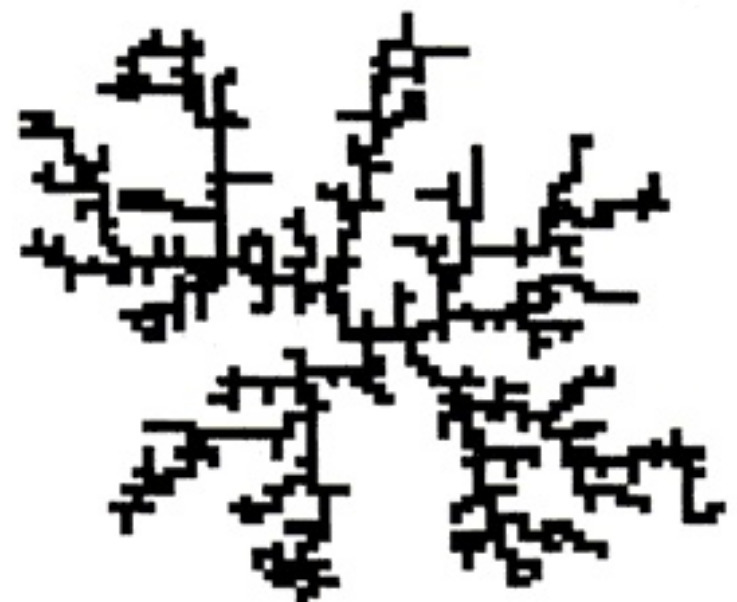
#> input picture Fractales/f3.jpeg, 737 x 602 px
$ python dimension.py
#> lines starting #> are read from the running program, lines starting #| are printed output that depends on the picture; after the words box and inside, x2 and y2 are one past the last pixel; in counts of white or black regions, pixels touching at a corner belong together
import numpy as np
import matplotlib.pyplot as plt
from PIL import Image
import cv2
import os

# --- 1. Pedir la imagen al usuario ---
imagen_path = input("Escribe la ruta o nombre del archivo de imagen: ").strip()
#> the answer given: f3.jpeg

# Verifica si existe el archivo
if not os.path.exists(imagen_path):
    print(f"\n No se encontró la imagen en: {imagen_path}")
    print("Verifica el nombre o la ruta completa (por ejemplo /home/usuario/imagen.png)\n")
    exit()

# --- 2. Cargar y convertir a escala de grises ---
img = Image.open(imagen_path).convert('L')
print("Imagen cargada correctamente.")

# --- 3. Convertir a blanco y negro ---
# Puedes ajustar el umbral (100 → más claro, 120 → más oscuro)
_, binary = cv2.threshold(np.array(img), 100, 255, cv2.THRESH_BINARY_INV)
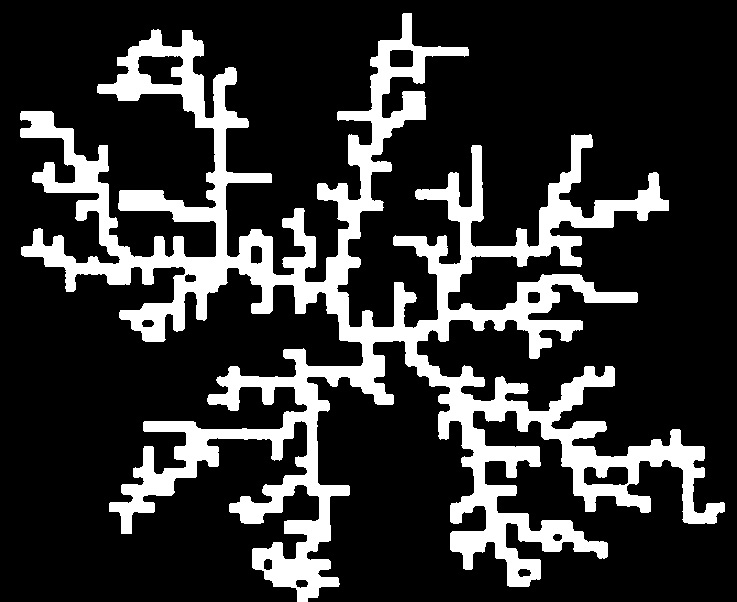
#> binary: shape (602, 737); 20.1% white; 1 white region, box (x1, y1, x2, y2) and area: (20, 13, 725, 602) 88959

plt.imshow(binary, cmap='gray')
plt.title("Imagen binarizada (fractal)")
plt.axis('off')
plt.show()

# --- 4. Función para contar cuadros ocupados ---
def boxcount(Z, k):
    S = np.add.reduceat(
        np.add.reduceat(Z, np.arange(0, Z.shape[0], k), axis=0),
                       np.arange(0, Z.shape[1], k), axis=1)
    return len(np.where((S > 0) & (S < k*k*255))[0])

# --- 5. Calcular N(ε) para distintos tamaños de caja ---
Z = binary
sizes = 2**np.arange(1, int(np.log2(min(Z.shape))), 1)
#> sizes = [2, 4, 8, 16, 32, 64, 128, 256]
counts = []

for size in sizes:
    counts.append(boxcount(Z, size))
#> this loop made 8 passes
#> pass 1, in boxcount, `S = np.add.reduceat( np.add.reduceat(Z, np.arange(0, Z.shape[0], k), a..`:
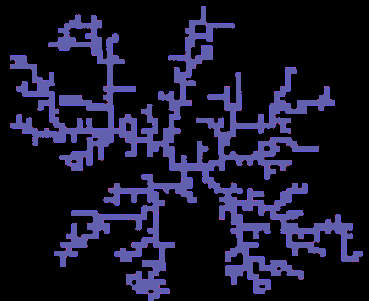
#> S: shape (301, 369) uint64; 5 distinct labels, from 0 to 1020; one colour per label, 0 black
#> pass 2, in boxcount (call 2), `S = np.add.reduceat( np.add.reduceat(Z, np.arange(0, Z.shape[0], k), a..`:
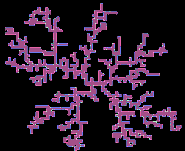
#> S: shape (151, 185) uint64; 17 distinct labels, from 0 to 4080; one colour per label, 0 black
#> pass 3, in boxcount (call 3), `S = np.add.reduceat( np.add.reduceat(Z, np.arange(0, Z.shape[0], k), a..`:
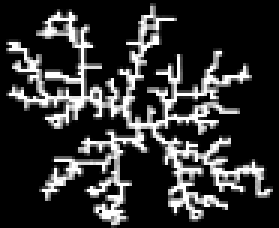
#> S: shape (76, 93) uint64 (shown 3 times larger); min 0, max 16320, mean 3209.5; drawn with min black and max white
#> after the loop, counts = [3847, 2871, 1647, 734, 255, 86, 27, 9]

# --- 6. Calcular la pendiente (dimensión fractal) ---
coeffs = np.polyfit(np.log(1/sizes), np.log(counts), 1)
#> coeffs = [1.3, 9.77]
D = coeffs[0]
#> D = 1.3

# --- 7. Mostrar resultado ---
plt.plot(np.log(1/sizes), np.log(counts), 'o-', color='blue')
plt.xlabel("log(1/ε)")
plt.ylabel("log(N(ε))")
plt.title(f"Dimensión fractal estimada: D = {D:.3f}")
plt.show()
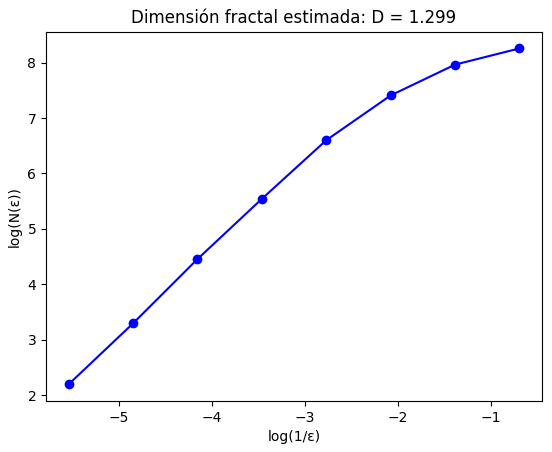
#> figure drawn by matplotlib, 1 panel

print(f"\n Dimensión fractal estimada: D = {D:.3f}\n")
#|  Dimensión fractal estimada: D = 1.299
